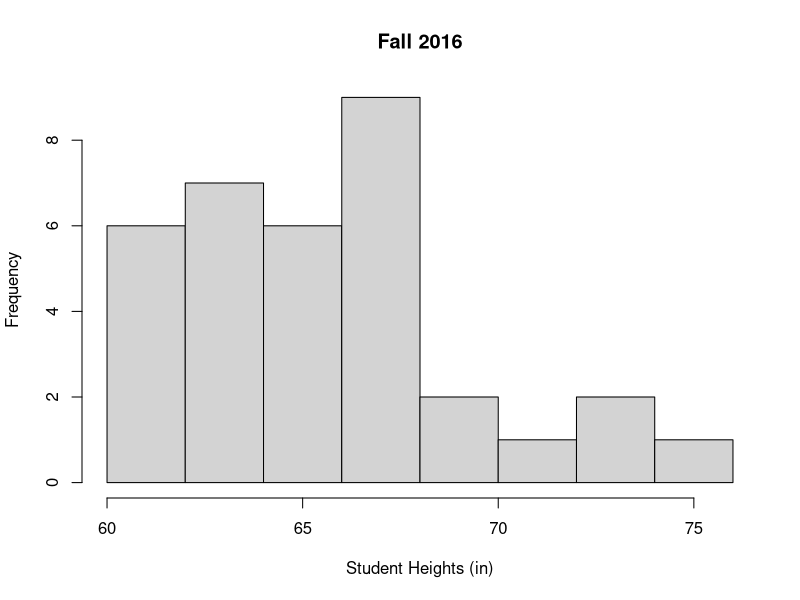
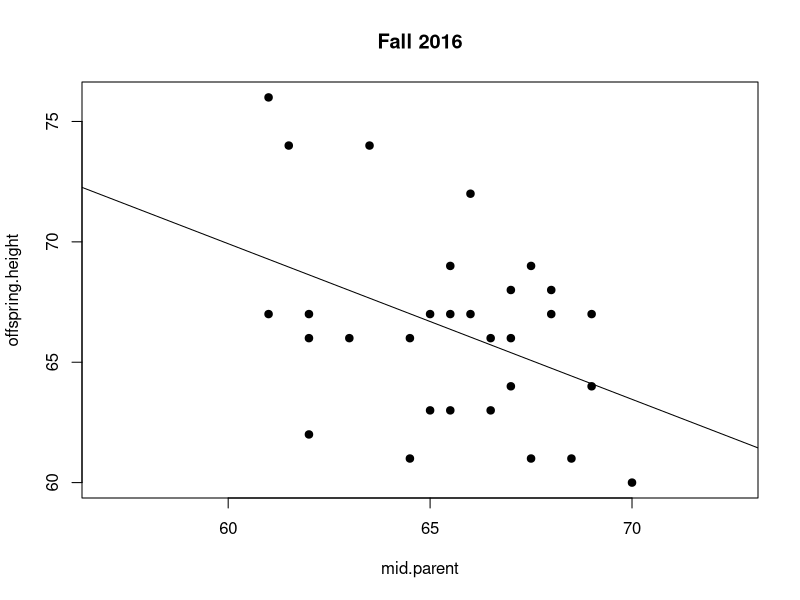
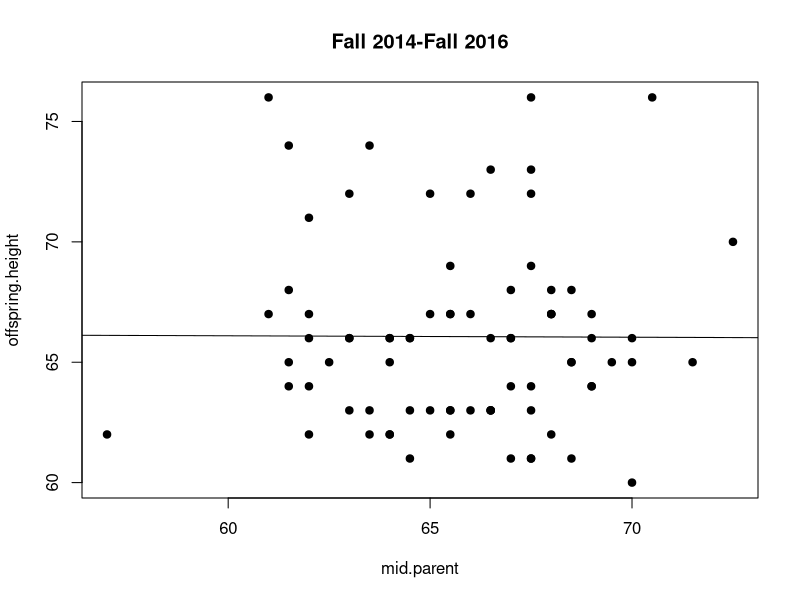
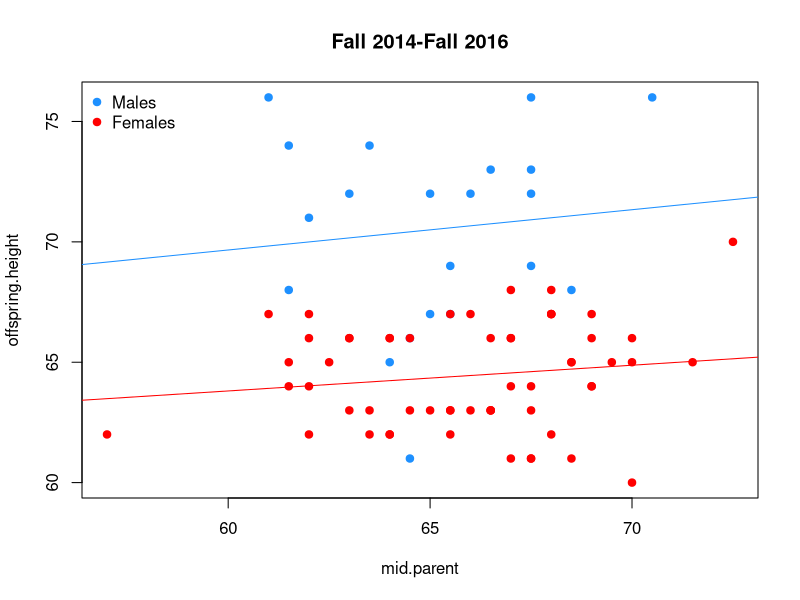
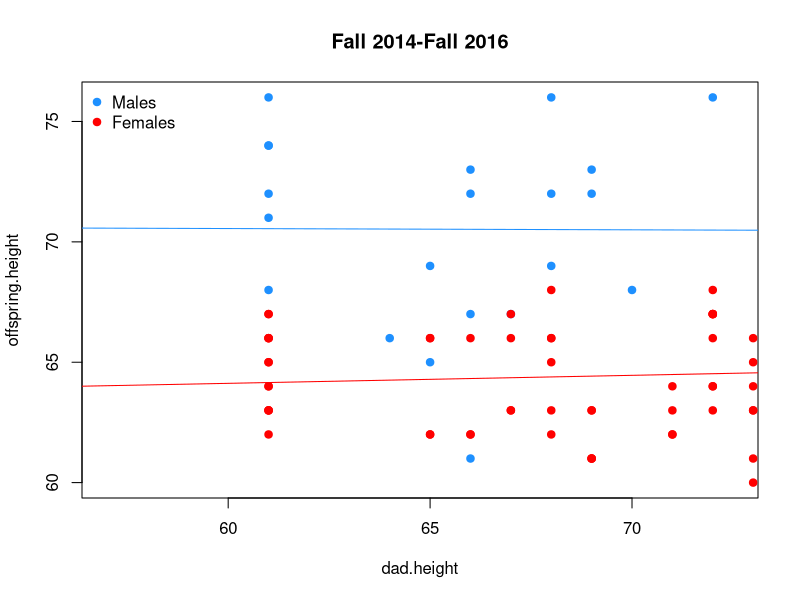
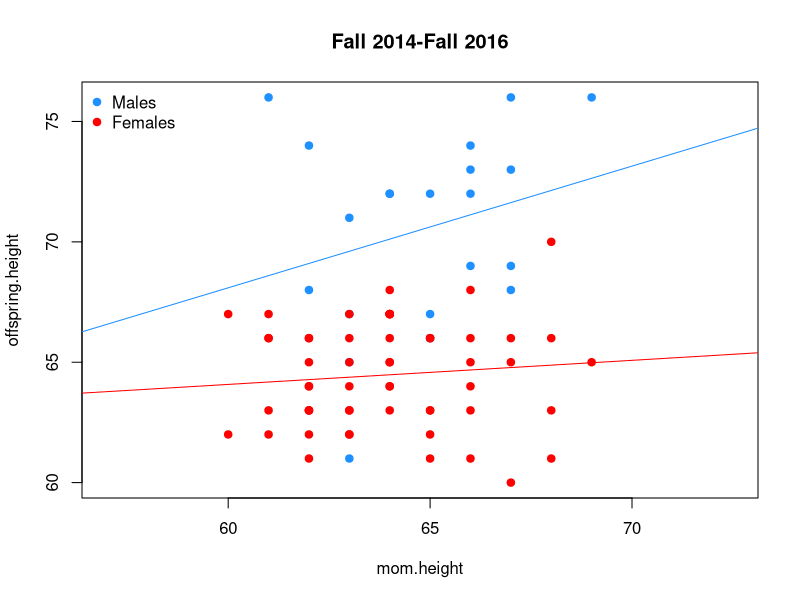
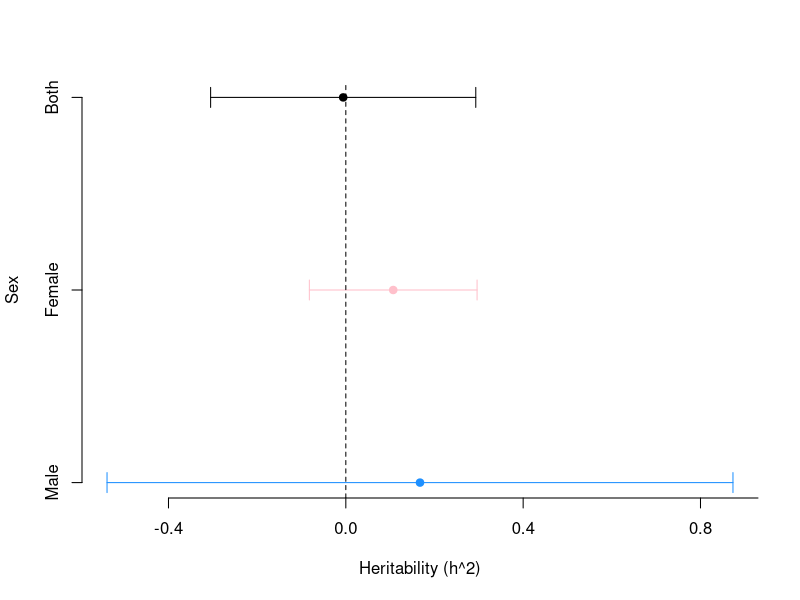

These charts were generated, in order, by the following R code:

dat = read.csv('height_211.csv')

mod1 = lm(offspring.height ~ mid.parent, data=dat)
mod2 = update(mod1, . ~ . + Sex)
mod3 = lm(offspring.height ~ dad.height + mom.height + Sex, data=dat)

pdf('./height_midparent.pdf')
par(mfrow=c(1,1))
hist(dat$offspring.height[dat$semester=='fall' & dat$year ==2016],
     xlab='Student Heights (in)', main='Fall 2016')
ylims = range(dat$offspring.height)
xlims = range(dat$mid.parent, na.rm=T)
plot(offspring.height ~ mid.parent, data=dat, subset=semester=='fall' & year==2016,
     pch=19, xlim=xlims, ylim=ylims, main='Fall 2016')
abline(lm(offspring.height ~ mid.parent, data=dat, subset=semester=='fall' & year==2016))
###
plot(offspring.height ~ mid.parent, data=dat, pch=19, xlim=xlims, ylim=ylims,
     main='Fall 2014-Fall 2016')
abline(lm(offspring.height ~ mid.parent, data=dat))
###
plot(offspring.height ~ mid.parent, data=dat, type='n', xlim=xlims, ylim=ylims,
     main='Fall 2014-Fall 2016')
points(offspring.height ~ mid.parent, data=dat, subset=Sex=='M', col='dodgerblue',
       pch=19)
points(offspring.height ~ mid.parent, data=dat, subset=Sex=='F', col='red',
       pch=19)
abline(lm(offspring.height ~ mid.parent, data=dat, subset=Sex=='M'), 
       col='dodgerblue')
abline(lm(offspring.height ~ mid.parent, data=dat, subset=Sex=='F'), 
       col='red')
legend('topleft', c('Males', 'Females'), col=c('dodgerblue','red'), pch=19,bty='n')
##
plot(offspring.height ~ dad.height, data=dat, type='n', xlim=xlims, ylim=ylims,
     main='Fall 2014-Fall 2016')
points(offspring.height ~ dad.height, data=dat, subset=Sex=='M', col='dodgerblue',
       pch=19)
points(offspring.height ~ dad.height, data=dat, subset=Sex=='F', col='red',
       pch=19)
abline(lm(offspring.height ~ dad.height, data=dat, subset=Sex=='M'), 
       col='dodgerblue')
abline(lm(offspring.height ~ dad.height, data=dat, subset=Sex=='F'), 
       col='red')
legend('topleft', c('Males', 'Females'), col=c('dodgerblue','red'), pch=19,bty='n')
##
plot(offspring.height ~ mom.height, data=dat, type='n', xlim=xlims, ylim=ylims,
     main='Fall 2014-Fall 2016')
points(offspring.height ~ mom.height, data=dat, subset=Sex=='M', col='dodgerblue',
       pch=19)
points(offspring.height ~ mom.height, data=dat, subset=Sex=='F', col='red',
       pch=19)
abline(lm(offspring.height ~ mom.height, data=dat, subset=Sex=='M'), 
       col='dodgerblue')
abline(lm(offspring.height ~ mom.height, data=dat, subset=Sex=='F'), 
       col='red')
legend('topleft', c('Males', 'Females'), col=c('dodgerblue','red'), pch=19,bty='n')

dev.off()

mods = vector('list', 3)
h2 = se = rep(NA, 3)

mods[[1]] = lm(offspring.height ~ mid.parent, data=dat)
mods[[2]] = lm(offspring.height ~ mid.parent, data=dat, subset=Sex=='F')
mods[[3]] = lm(offspring.height ~ mid.parent, data=dat, subset=Sex=='M')

for(i in 1:3) {
    h2[i] = coef(mods[[i]])[2]
    se[i] = summary(mods[[i]])$coef[2,2]
}

xmin = min(h2 - 1.96 * se)
xmax = max(h2 + 1.96 * se)

pdf('./heritablity_estimate.pdf')
cols= c('black','pink','dodgerblue')
par(mfrow=c(1,1))
plot(h2, 3:1, xlim=c(xmin, xmax), frame.plot=F, axes=F,
     ylab='Sex', xlab='Heritability (h^2)', pch=19,
     col=cols)
arrows(h2 - 1.96 * se, 3:1,
       h2 + 1.96 * se, code=3, 3:1, angle=90, length=.1 , 
       col=cols)
abline(v=0, lty=2)
axis(side=2, at = 3:1, labels = c('Both', 'Female', 'Male'))
axis(side=1, at=seq(-.4, 1.4, .4))
dev.off()
